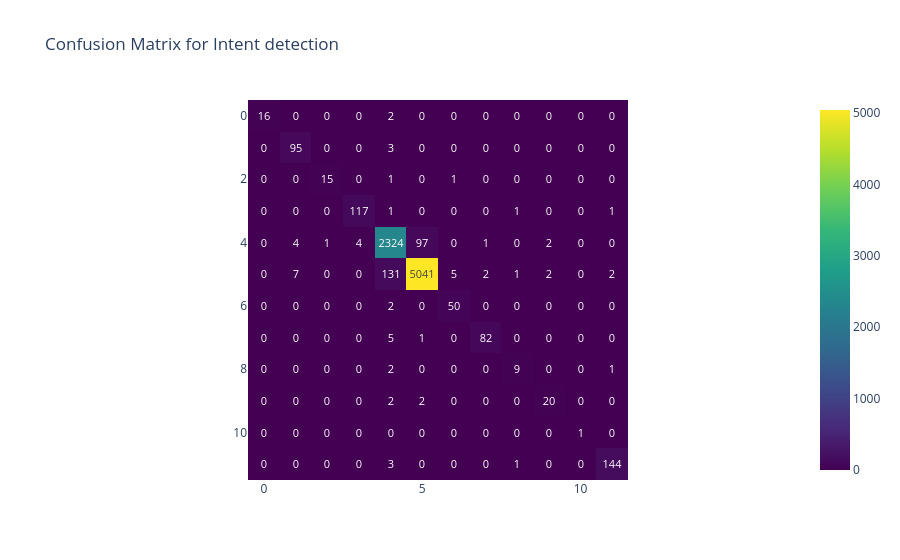

Here is the notebook cell this chart was saved with:
### Markdown cell above
Intent Detection model prediction

### Code cell
y_intent_pred = model_intent_detect.predict(X_test_tfidf)
intent_class_ids = range(len(intent_encoder.classes_))

print(
    classification_report(
        y_intent_test,
        y_intent_pred,
        labels=intent_class_ids,
        target_names=intent_encoder.classes_,
        zero_division=0
    )
)

cm_intent = confusion_matrix(y_intent_test, y_intent_pred)

px.imshow(
    cm_intent,
    color_continuous_scale="viridis",
    text_auto=".0f",
    title="Confusion Matrix for Intent detection"
)

### Figure 1 — Plotly figure (JSON) as saved in the notebook; plotly's stock layout.template omitted (floating-point values rounded to 4 significant figures; data arrays with more than 128 entries replaced by an {"elided": "..."} marker saying what was removed)
{"data": [{"coloraxis": "coloraxis", "hovertemplate": "x: %{x}<br>y: %{y}<br>color: %{z}<extra></extra>", "name": "0", "texttemplate": "%{z:.0f}", "type": "heatmap", "xaxis": "x", "yaxis": "y", "z": {"elided": "12x12 int values"}}], "layout": {"coloraxis": {"autocolorscale": false, "colorscale": [[0, "#440154"], [0.1111, "#482878"], [0.2222, "#3e4989"], [0.3333, "#31688e"], [0.4444, "#26828e"], [0.5556, "#1f9e89"], [0.6667, "#35b779"], [0.7778, "#6ece58"], [0.8889, "#b5de2b"], [1, "#fde725"]]}, "title": {"text": "Confusion Matrix for Intent detection"}, "xaxis": {"anchor": "y", "constrain": "domain", "domain": [0, 1], "scaleanchor": "y"}, "yaxis": {"anchor": "x", "autorange": "reversed", "constrain": "domain", "domain": [0, 1]}}}
